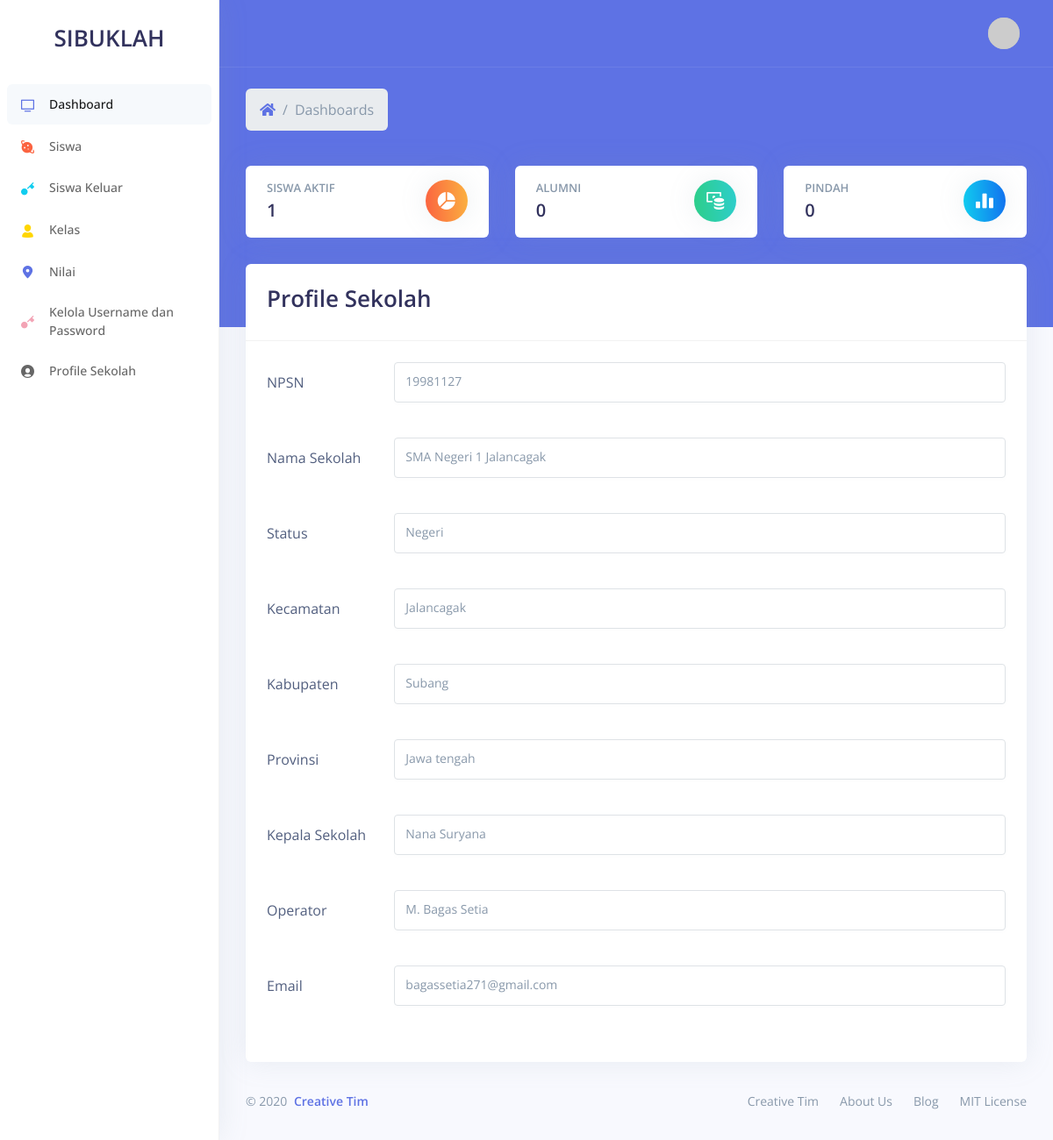
/tata_usaha (signed in), run on the app's committed database.
### tables this page shows
CREATE TABLE `profile_sekolah` (
  `id_profile_sekolah` int(11) NOT NULL,
  `npsn` varchar(191) NOT NULL,
  `bentuk_pendidikan` varchar(191) NOT NULL,
  `status` varchar(191) NOT NULL,
  `kecamatan` varchar(191) NOT NULL,
  `kabupaten` varchar(191) NOT NULL,
  `provinsi` varchar(191) NOT NULL,
  `kepala_sekolah` varchar(191) NOT NULL,
  `operator` varchar(191) NOT NULL,
  `email` varchar(191) NOT NULL
);

### application/controllers/TataUsaha/TataUsaha.php (called while the page is built, shortened)
<?php
class TataUsaha extends CI_Controller {
	public function index()
	{
    $data                 = $this->ModelProfileSekolah->get();
    $data['siswaAktif']   = $this->ModelSiswa->getAll('aktif');
    $data['siswaAlumni']  = $this->ModelSiswa->getAll('alumni');
    $data['siswaPindah']  = $this->ModelSiswa->getAll('pindah');
    $data['konten']       = 'tata_usaha/dashboard';
		$this->load->view('tata_usaha/template', $data);
	}
}

### index.php (called while the page is built, shortened)
<?php
require_once BASEPATH.'core/CodeIgniter.php';

### application/models/ModelProfileSekolah.php (called while the page is built, shortened)
<?php
class ModelProfileSekolah extends CI_Model {
  public function get()
  {
    return $this->db->get('profile_sekolah')->row_array();
  }
}

### application/views/tata_usaha/dashboard.php (the view)
<div class="header bg-primary pb-6">
  <div class="container-fluid">
    <div class="header-body">
      <div class="row align-items-center py-4">
        <div class="col-lg-6 col-7">
          <nav aria-label="breadcrumb" class="d-none d-md-inline-block">
            <ol class="breadcrumb breadcrumb-links breadcrumb-dark">
              <li class="breadcrumb-item"><a href="<?= base_url(); ?>"><i class="fas fa-home"></i></a></li>
              <li class="breadcrumb-item active" aria-current="page">Dashboards</li>
            </ol>
          </nav>
        </div>
      </div>
      <div class="row">
        <div class="col-xl-4 col-md-6">
          <div class="card card-stats">
            <div class="card-body">
              <div class="row">
                <div class="col">
                  <h5 class="card-title text-uppercase text-muted mb-0">Siswa Aktif</h5>
                  <span class="h2 font-weight-bold mb-0"><?= count($siswaAktif); ?></span>
                </div>
                <div class="col-auto">
                  <div class="icon icon-shape bg-gradient-orange text-white rounded-circle shadow">
                    <i class="ni ni-chart-pie-35"></i>
                  </div>
                </div>
              </div>
            </div>
          </div>
        </div>
        <div class="col-xl-4 col-md-6">
          <div class="card card-stats">
            <div class="card-body">
              <div class="row">
                <div class="col">
                  <h5 class="card-title text-uppercase text-muted mb-0">Alumni</h5>
                  <span class="h2 font-weight-bold mb-0"><?= count($siswaAlumni); ?></span>
                </div>
                <div class="col-auto">
                  <div class="icon icon-shape bg-gradient-green text-white rounded-circle shadow">
                    <i class="ni ni-money-coins"></i>
                  </div>
                </div>
              </div>
            </div>
          </div>
        </div>
        <div class="col-xl-4 col-md-6">
          <div class="card card-stats">
            <div class="card-body">
              <div class="row">
                <div class="col">
                  <h5 class="card-title text-uppercase text-muted mb-0">Pindah</h5>
                  <span class="h2 font-weight-bold mb-0"><?= count($siswaPindah); ?></span>
                </div>
                <div class="col-auto">
                  <div class="icon icon-shape bg-gradient-info text-white rounded-circle shadow">
                    <i class="ni ni-chart-bar-32"></i>
                  </div>
                </div>
              </div>
            </div>
          </div>
        </div>
      </div>
    </div>
  </div>
</div>
<div class="container-fluid mt--6">
  <div class="row">
    <div class="col-xl-12">
      <div class="card">
        <div class="card-header bg-transparent">
          <h1>Profile Sekolah</h1>
        </div>
        <div class="card-body">
          <form>
            <div class="form-group row">
              <label for="staticEmail" class="col-sm-2 col-form-label">NPSN</label>
              <div class="col-sm-10">
                <p class="form-control"><?= $npsn; ?></p>
              </div>
            </div>
            <div class="form-group row">
              <label for="inputPassword" class="col-sm-2 col-form-label">Nama Sekolah</label>
              <div class="col-sm-10">
                <p class="form-control"><?= $bentuk_pendidikan; ?></p>
              </div>
            </div>
            <div class="form-group row">
              <label for="inputPassword" class="col-sm-2 col-form-label">Status</label>
              <div class="col-sm-10">
                <p class="form-control"><?= $status; ?></p>
              </div>
            </div>
            <div class="form-group row">
              <label for="inputPassword" class="col-sm-2 col-form-label">Kecamatan</label>
              <div class="col-sm-10">
                <p class="form-control"><?= $kecamatan; ?></p>
              </div>
            </div>
            <div class="form-group row">
              <label for="inputPassword" class="col-sm-2 col-form-label">Kabupaten</label>
              <div class="col-sm-10">
                <p class="form-control"><?= $kabupaten; ?></p>
              </div>
            </div>
            <div class="form-group row">
              <label for="inputPassword" class="col-sm-2 col-form-label">Provinsi</label>
              <div class="col-sm-10">
                <p class="form-control"><?= $provinsi; ?></p>
              </div>
            </div>
            <div class="form-group row">
              <label for="inputPassword" class="col-sm-2 col-form-label">Kepala Sekolah</label>
              <div class="col-sm-10">
                <p class="form-control"><?= $kepala_sekolah; ?></p>
              </div>
            </div>
            <div class="form-group row">
              <label for="inputPassword" class="col-sm-2 col-form-label">Operator</label>
              <div class="col-sm-10">
                <p class="form-control"><?= $operator; ?></p>
              </div>
            </div>
            <div class="form-group row">
              <label for="inputPassword" class="col-sm-2 col-form-label">Email</label>
              <div class="col-sm-10">
                <p class="form-control"><?= $email; ?></p>
              </div>
            </div>
          </form>
        </div>
      </div>
    </div>
  </div>
  <footer class="footer pt-0">
    <div class="row align-items-center justify-content-lg-between">
      <div class="col-lg-6">
        <div class="copyright text-center  text-lg-left  text-muted">
          &copy; 2020 <a href="https://www.creative-tim.com" class="font-weight-bold ml-1" target="_blank">Creative Tim</a>
        </div>
      </div>
      <div class="col-lg-6">
        <ul class="nav nav-footer justify-content-center justify-content-lg-end">
          <li class="nav-item">
            <a href="https://www.creative-tim.com" class="nav-link" target="_blank">Creative Tim</a>
          </li>
          <li class="nav-item">
            <a href="https://www.creative-tim.com/presentation" class="nav-link" target="_blank">About Us</a>
          </li>
          <li class="nav-item">
            <a href="http://blog.creative-tim.com" class="nav-link" target="_blank">Blog</a>
          </li>
          <li class="nav-item">
            <a href="https://github.com/creativetimofficial/argon-dashboard/blob/master/LICENSE.md" class="nav-link" target="_blank">MIT License</a>
          </li>
        </ul>
      </div>
    </div>
  </footer>
</div>

### assets/css/nucleo.css (style rules this page uses)
.ni { display: inline-block; font: normal normal normal 14px/1 NucleoIcons; font-size: inherit; text-rendering: auto; -webkit-font-smoothing: antialiased; -moz-osx-font-smoothing: grayscale; }
.ni-chart-bar-32::before { content: "\ea23"; }
.ni-chart-pie-35::before { content: "\ea24"; }
.ni-money-coins::before { content: "\ea41"; }

### data on the page
profile_sekolah: npsn "19981127", bentuk_pendidikan "SMA Negeri 1 Jalancagak", status "Negeri", kecamatan "Jalancagak", kabupaten "Subang", provinsi "Jawa tengah", kepala_sekolah "Nana Suryana", operator "M. Bagas Setia", email "bagassetia271@gmail.com"

### other printed values
count($siswaAktif) "1"
count($siswaAlumni) "0"
count($siswaPindah) "0"
